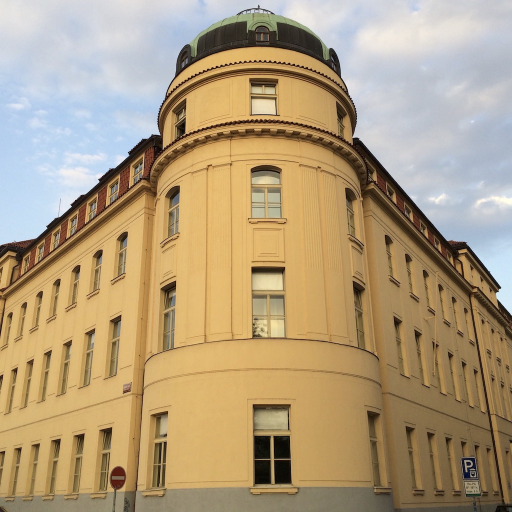
#> input picture images/prague.jpg, 1024 x 1024 px (shown at 1/2 size)
$ python -i linedraw.py   (imports and definitions only)
#> lines starting #> are read from the running program, lines starting #| are printed output that depends on the picture
# This module is derived from https://github.com/LingDong-/linedraw, by
# Lingdong Huang.

from random import *
import math
import argparse
import json
import time

from PIL import Image, ImageDraw, ImageOps

# file settings
export_path = "images/out.svg"
svg_folder = "images/"
json_folder = "images/"

# CV
no_cv = False

try:
    import numpy as np
    import cv2
except:
    print("Cannot import numpy/openCV. Switching to NO_CV mode.")
    no_cv = True


# -------------- output functions --------------

def image_to_json(
    image_filename,
    resolution=1024,
    draw_contours=False, repeat_contours=1,
    draw_hatch=False, repeat_hatch=1,
):

    lines = vectorise( image_filename, resolution, draw_contours, repeat_contours, draw_hatch, repeat_hatch)

    filename = json_folder + image_filename + ".json"
    lines_to_file(lines, filename)
    print("Saving", filename)


# [27 lines left out: function image_to_raster, not called in this run]


def vectorise(
    image_filename,
    resolution=1024,
    draw_contours=False,
    repeat_contours=1,
    draw_hatch=False,
    repeat_hatch=1,
):
    """Takes an image file, and turns into vectors. Saves the result as an SVG file, and returns a list of lines."""

    image = prepare_image(image_filename)
    image = resize_image(image, resolution)

    lines = []

    if draw_contours and repeat_contours:
        contours = getcontours(image, draw_contours=draw_contours)
        contours = sortlines(contours)
        contours = join_lines(contours)
        for r in range(repeat_contours):
            lines += contours

    if draw_hatch and repeat_hatch:
        hatches = hatch(image, line_spacing=draw_hatch)
        hatches = sortlines(hatches)
        hatches = join_lines(hatches)
        for r in range(repeat_hatch):
            lines += hatches

    segments = 0
    for line in lines:
        segments = segments + len(line) - 1
    print(len(lines), "lines,", segments, "segments.")

    svg_filename = svg_folder + image_filename + ".svg"
    f = open(svg_filename, "w")
    f.write(makesvg(lines))
    print("Saving", svg_filename)
    f.close()

    return lines

def lines_to_file(lines, filename):
    with open(filename, "w") as file_to_save:
        json.dump(lines, file_to_save, indent=4)

def makesvg(lines):
    print("Generating svg file...")
    width = math.ceil(max([max([p[0] * 0.5 for p in l]) for l in lines]))
    height = math.ceil(max([max([p[1] * 0.5 for p in l]) for l in lines]))
    out = '<svg xmlns="http://www.w3.org/2000/svg" height="%spx" width="%spx" version="1.1">' % (
        height,
        width,
    )

    for l in lines:
        l = ",".join([str(p[0] * 0.5) + "," + str(p[1] * 0.5) for p in l])
        out += '<polyline points="' + l + '" stroke="black" stroke-width="1" fill="none" />\n'
    out += "</svg>"
    return out


# we can use turtle graphics to visualise how a set of lines will be drawn
# [24 lines left out: function draw, not called in this run]


# -------------- conversion control --------------

def prepare_image(image_filename):

#> called with image_filename = 'images/prague.jpg'
    image = None
    possible = [
        image_filename,
        "images/" + image_filename,
        "images/" + image_filename + ".jpg",
        "images/" + image_filename + ".png",
        "images/" + image_filename + ".tif",
    ]

    for p in possible:
        try:
            image = Image.open(p)
#> image is the input picture: PIL image 1024x1024 RGB; mean R, G, B 177.3, 157.2, 125.2
            break
        except:
            pass

    # convert the image to greyscale
    image = image.convert("L")
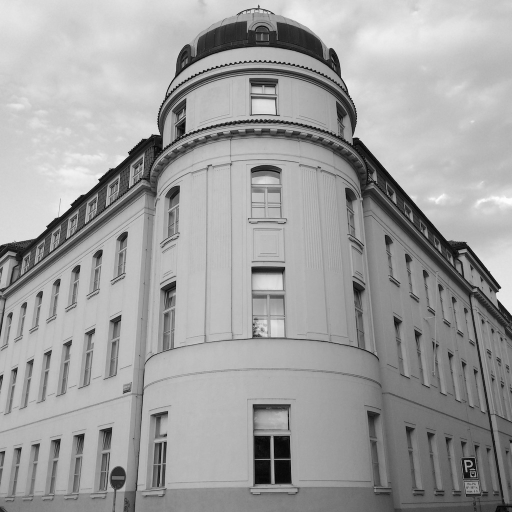
#> image: PIL image 1024x1024 L (shown at 1/2 size); min 0, max 254, mean 159.6

    # maximise contrast
    image = ImageOps.autocontrast(image, 5, preserve_tone=True)
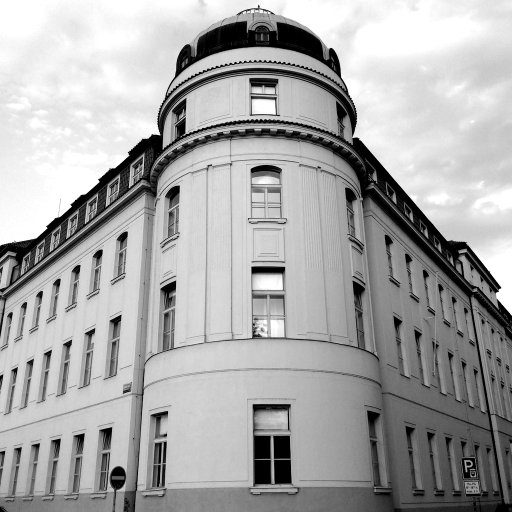
#> image: PIL image 1024x1024 L (shown at 1/2 size); min 0, max 255, mean 168

    return image

def resize_image(image, resolution, divider=1):
#> called with resolution = 1024, divider = 1
    aspect_ratio = image.size[0] / image.size[1]
#> aspect_ratio = 1

    if aspect_ratio > 1:
        return image.resize((int(resolution/divider), int(aspect_ratio*resolution/divider)))
    else:
        return image.resize((int(aspect_ratio*resolution/divider), int(resolution/divider)))


# -------------- vectorisation options --------------

# [30 lines left out: function getcontours, not called in this run]


E = (1, 0)
S = (0, 1)
SE = (1, 1)
NE = (1, -1)


# [255 lines left out: functions hatch, get_lines, join_segments, find_edges, getdots, connectdots and 5 more, not called in this run]


F_Blur = {
    (-2, -2): 2,
    (-1, -2): 4,
    (0, -2): 5,
    (1, -2): 4,
    (2, -2): 2,
    (-2, -1): 4,
    (-1, -1): 9,
    (0, -1): 12,
    (1, -1): 9,
    (2, -1): 4,
    (-2, 0): 5,
    (-1, 0): 12,
    (0, 0): 15,
    (1, 0): 12,
    (2, 0): 5,
    (-2, 1): 4,
    (-1, 1): 9,
    (0, 1): 12,
    (1, 1): 9,
    (2, 1): 4,
    (-2, 2): 2,
    (-1, 2): 4,
    (0, 2): 5,
    (1, 2): 4,
    (2, 2): 2,
}
F_SobelX = {
    (-1, -1): 1,
    (0, -1): 0,
    (1, -1): -1,
    (-1, 0): 2,
    (0, 0): 0,
    (1, 0): -2,
    (-1, 1): 1,
    (0, 1): 0,
    (1, 1): -1,
}
F_SobelY = {
    (-1, -1): 1,
    (0, -1): 2,
    (1, -1): 1,
    (-1, 0): 0,
    (0, 0): 0,
    (1, 0): 0,
    (-1, 1): -1,
    (0, 1): -2,
    (1, 1): -1,
}

>>> result = image_to_json('images/prague.jpg')
#> (the run stopped early here; a loop or call above may not have finished)
